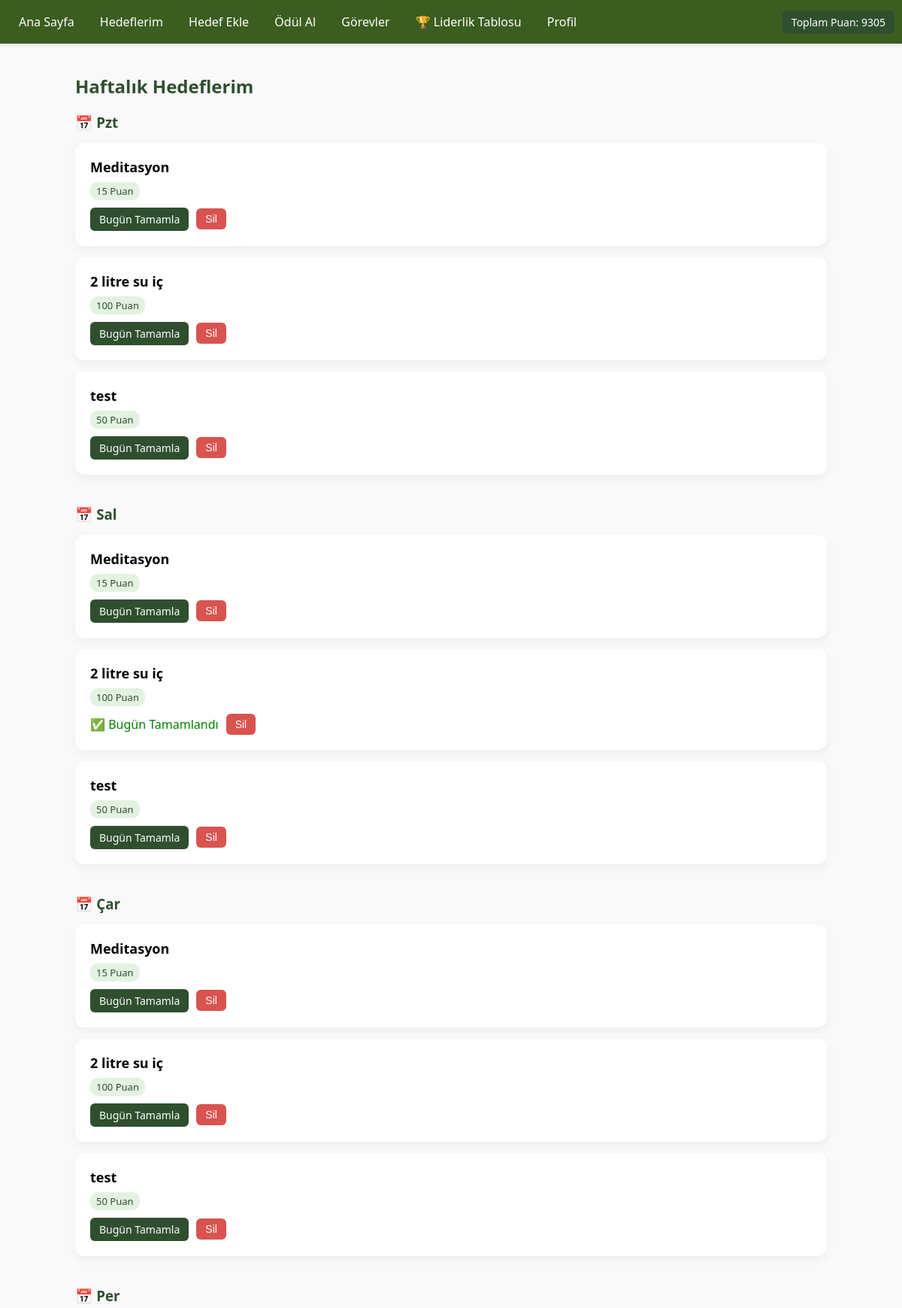
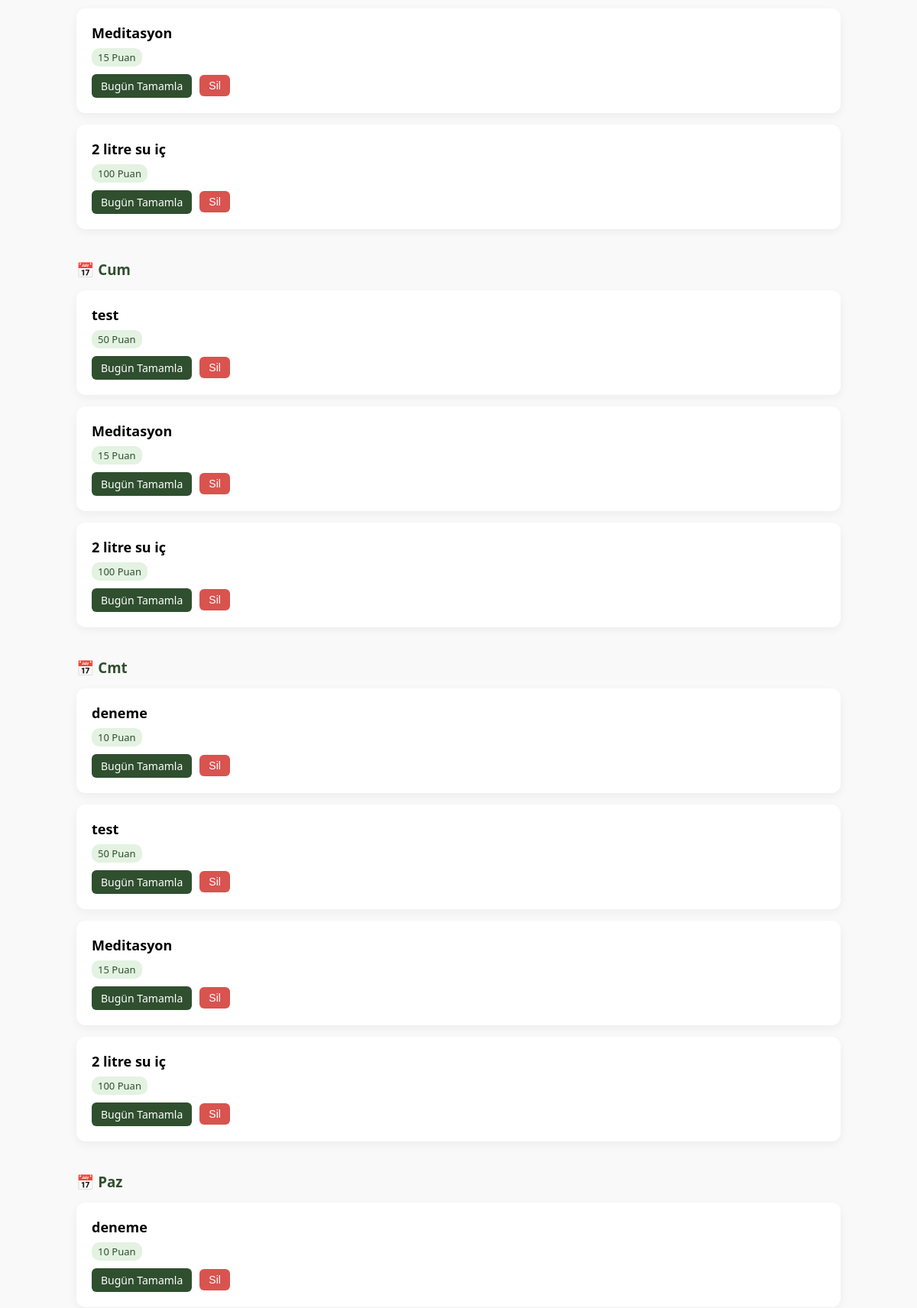
/accounts/goal_list/ (signed in, upper part), run on the app's committed database (2 pictures, top to bottom).
### accounts/models.py (models this page shows, shortened)
class Profile(models.Model):
    user = models.OneToOneField(User, on_delete=models.CASCADE)
    points = models.IntegerField(default=0)
    last_login_bonus = models.DateField(null=True, blank=True)
    daily_bonus_claimed = models.DateField(null=True, blank=True)

class Goal(models.Model):
    user = models.ForeignKey(User, on_delete=models.CASCADE)
    title = models.CharField(max_length=255)
    description = models.TextField(blank=True, null=True)
    points = models.IntegerField(default=10)
    completed = models.BooleanField(default=False)
    day_of_week = models.CharField(max_length=255, blank=True, null=True)
    start_date = models.DateField(blank=True, null=True)
    end_date = models.DateField(blank=True, null=True)
    is_shared = models.BooleanField(default=False)
    def get_day_list(self):
        return [self.day_of_week] if self.day_of_week else []

### accounts/views.py (the view)
# urls.py: path('goal_list/', views.goal_list, name='goal_list'),
@login_required
def goal_list(request):
    user_goals = Goal.objects.filter(user=request.user)
    today = date.today()
    completed_today = GoalCompletion.objects.filter(
        user=request.user,
        date=today,
        completed=True
    ).values_list('goal_id', flat=True)
    grouped_goals = defaultdict(list)
    for goal in user_goals:
        for day in goal.get_day_list():
            grouped_goals[day].append(goal)
    day_order = ['Pzt', 'Sal', 'Çar', 'Per', 'Cum', 'Cmt', 'Paz']
    ordered_goals = [(day, grouped_goals.get(day, [])) for day in day_order]
    return render(request, 'accounts/goal_list.html', {
        'grouped_goals': ordered_goals,
        'completed_today': completed_today
    })

### accounts/templates/accounts/goal_list.html (shortened to what this page needs)
{% load static %}
<!DOCTYPE html>
<html lang="tr">
  <head>
  </head>
  <body>
    <div class="navbar">
      <div>
        <a href="{% url 'home' %}">Ana Sayfa</a>
        <a href="{% url 'goal_list' %}">Hedeflerim</a>
        <a href="{% url 'add_goal' %}">Hedef Ekle</a>
        <a href="{% url 'reward_list' %}">Ödül Al</a>
        <a href="{% url 'task_pool' %}">Görevler</a>
        <a href="{% url 'leaderboard' %}">🏆 Liderlik Tablosu</a>
        <a href="{% url 'profile' %}">Profil</a>
      </div>
      <div>
        <span class="btn">Toplam Puan: {{ user.profile.points }}</span>
      </div>
    </div>
    <div class="container">
      <h2>Haftalık Hedeflerim</h2>
      {% for day, goals in grouped_goals %}
      <div class="goal-section">
        <h3>📅 {{ day }}</h3>
        {% if goals %} {% for goal in goals %}
        <div class="card">
          <div class="card-title">{{ goal.title }}</div>
          <div class="card-meta">
            <span class="point-badge">{{ goal.points }} Puan</span>
          </div>
          <div class="actions">
            {% if goal.id in completed_today %}
            <span class="status">✅ Bugün Tamamlandı</span>
            {% else %}
            <a href="{% url 'complete_goal' goal.id %}" class="btn"
              >Bugün Tamamla</a
            >
            {% endif %}
            <form
              action="{% url 'delete_goal' goal.id %}"
              method="post"
              style="margin: 0; display: inline"
            >
              <button type="submit" class="btn btn-danger">Sil</button>
            </form>
          </div>
        </div>
        {% endfor %} {% endif %}
      </div>
      {% endfor %}
    </div>
  </body>
</html>

### accounts/templates/accounts/goal_list.html (style rules this page uses)
body { font-family: "Segoe UI", Tahoma, Geneva, Verdana, sans-serif; margin: 0; background-color: #f9f9f9; }
.navbar { padding: 0px 10px; background-color: #3b5d20; color: white; display: flex; justify-content: space-between; align-items: center; box-shadow: 0 2px 4px rgba(0, 0, 0, 0.1); height: 58px; }
.navbar a { color: white; text-decoration: none; margin: 0 15px; font-weight: 500; }
.container { max-width: 1000px; margin: 40px auto; padding: 0 20px; }
h2, h3 { color: #2f4f2f; margin-bottom: 10px; }
.goal-section { margin-bottom: 40px; }
.card { background-color: #ffffff; border-radius: 12px; padding: 20px; margin: 15px 0; box-shadow: 0 4px 12px rgba(0, 0, 0, 0.05); transition: transform 0.2s ease, box-shadow 0.2s ease; }
.card-title { font-size: 18px; font-weight: bold; margin-bottom: 8px; }
.card-meta { color: #777; margin-bottom: 12px; }
.actions { display: flex; gap: 10px; align-items: center; }
.btn { background-color: #2f4f2f; color: white; padding: 6px 12px; border-radius: 6px; text-decoration: none; font-size: 14px; border: none; cursor: pointer; }
.btn-danger { background-color: #d9534f; }
.point-badge { background-color: #e3f2e1; color: #2f4f2f; padding: 3px 8px; border-radius: 10px; font-size: 13px; }
.status { color: green; font-weight: 500; }

### data on the page
Goal: day_of_week "Pzt", title "Meditasyon", points "15", shows "Bugün Tamamla"
Goal: title "2 litre su iç", points "100", shows "Bugün Tamamla"
Goal: title "test", points "50", shows "Bugün Tamamla"
Goal: day_of_week "Sal", title "Meditasyon", points "15", shows "Bugün Tamamla"
Goal: title "2 litre su iç", points "100", shows "✅ Bugün Tamamlandı"
Goal: title "test", points "50", shows "Bugün Tamamla"
Goal: day_of_week "Çar", title "Meditasyon", points "15", shows "Bugün Tamamla"
Goal: title "2 litre su iç", points "100", shows "Bugün Tamamla"
Goal: title "test", points "50", shows "Bugün Tamamla"
Goal: day_of_week "Per", title "Meditasyon", points "15", shows "Bugün Tamamla"
Goal: title "2 litre su iç", points "100", shows "Bugün Tamamla"
Goal: day_of_week "Cum", title "test", points "50", shows "Bugün Tamamla"
Goal: title "Meditasyon", points "15", shows "Bugün Tamamla"
Goal: title "2 litre su iç", points "100", shows "Bugün Tamamla"
Goal: day_of_week "Cmt", title "deneme", points "10", shows "Bugün Tamamla"
Goal: title "test", points "50", shows "Bugün Tamamla"
Goal: title "Meditasyon", points "15", shows "Bugün Tamamla"
Goal: title "2 litre su iç", points "100", shows "Bugün Tamamla"
Goal: day_of_week "Paz", title "deneme", points "10", shows "Bugün Tamamla"

### other printed values
{{ user.profile.points }} "9305"
